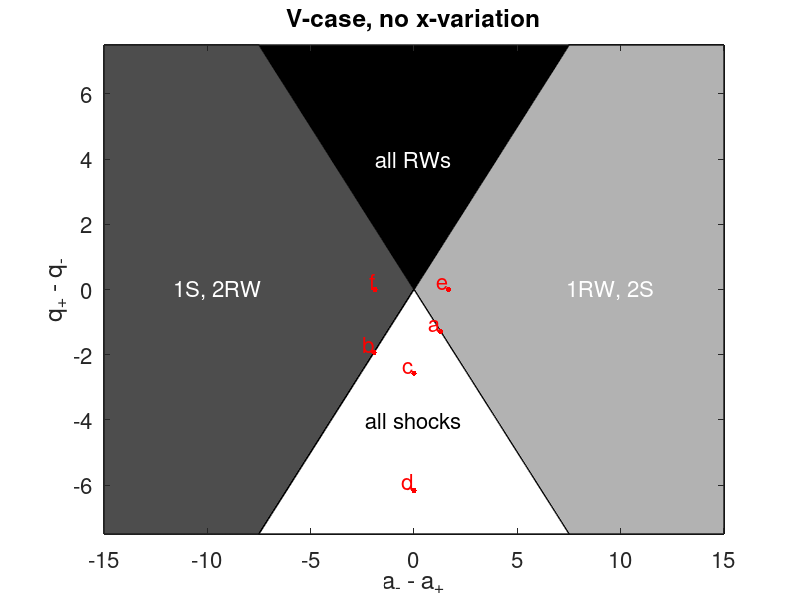
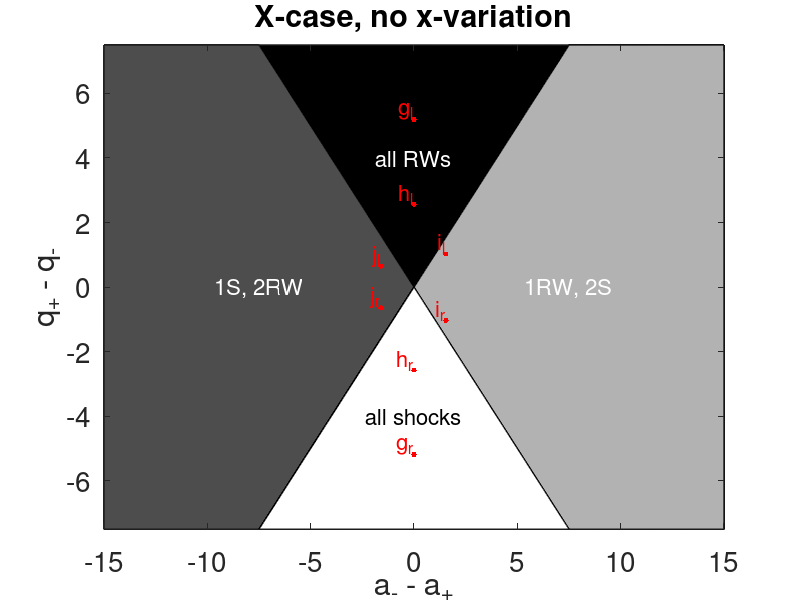

Write MATLAB code to recreate these figures, in order.

% kcase.a = [-3/4 -3/4 1/4 5/4];

%% Values from Kodama's paper
klabel = [{'a'}, {'b'}, {'c'}, {'d'}, {'e'}, {'f'},...
          {'g_l'}, {'g_r'}, {'h_l'}, {'h_r'}, {'i_l'}, {'i_r'}, {'j_l'}, {'j_r'}];
Am     = 2*ones(size(klabel));
Ap     = [1/2 49/8 2   2  1/4 6 ...
            2   2   2   2   8/25    8/25    169/32  169/32];
Qm     = [1/2  3/4 1 12/5  0  0 ...
          -2.02 2.02  -1  1  -2/5   2/5     -1/4       1/4];
Qp     = -Qm;

%% Transformation to our version
am = Am*6^(2/3);
ap = Ap*6^(2/3);
qm = Qm*(3/sqrt(2))^(1/3);
qp = Qp*(3/sqrt(2))^(1/3);

%% Check for which case we're in
da = sqrt(am) - sqrt(ap);
dq = qp - qm;

avec = linspace(-15,15,1000);
qvec = linspace(-15/2,15/2,1000);
[AV,QV] = meshgrid(avec,qvec);

vinds = 1:6;
xinds = 7:length(klabel);

fsize = 16;
msize = 12;

fh = figure(1); clf; set(gcf,'Color','White');
    contourf(AV,QV,(-(AV<=QV) - 1/2*(AV>=-QV)));
    set(gca,'fontsize',fsize);
    colormap(gray);
%     colorbar;
    hold on;
    title(['V-case, no x-variation']);
    xlabel(['a_- - a_+']);
    ylabel(['q_+ - q_-']);
        text([-19/2,0,0,19/2],[0,-4,4,0],...
        [{'1S, 2RW'},{'all shocks'},{'all RWs'},{'1RW, 2S'}],...
        'Color','w','fontsize',fsize,'HorizontalAlignment','center');
    text(0,-4,'all shocks','fontsize',fsize,'HorizontalAlignment','center');
    offset = ((-1).^mod(1:length(klabel),2))*2;
    plot(da(vinds),dq(vinds),'r.','MarkerSize',msize);
    text(da(vinds),dq(vinds),klabel(vinds),'Color','r','fontsize',fsize,'HorizontalAlignment','right',...
            'VerticalAlignment','bottom');
    drawnow;
    
print('kodama_v','-dpng');


fh = figure(2); clf; set(gcf,'Color','White');
    contourf(AV,QV,(-(AV<=QV) - 1/2*(AV>=-QV)));
    set(gca,'fontsize',20);
    colormap(gray);
%     colorbar;
    hold on;
    title(['X-case, no x-variation']);
    xlabel(['a_- - a_+']);
    ylabel(['q_+ - q_-']);
        text([-15/2,0,0,15/2],[0,-4,4,0],...
        [{'1S, 2RW'},{'all shocks'},{'all RWs'},{'1RW, 2S'}],...
        'Color','w','fontsize',fsize,'HorizontalAlignment','center');
    text(0,-4,'all shocks','fontsize',fsize,'HorizontalAlignment','center');
    offset = ((-1).^mod(1:length(klabel),2))*2;
    plot(da(xinds),dq(xinds),'r.','MarkerSize',msize);
    text(da(xinds),dq(xinds),klabel(xinds),'Color','r','fontsize',fsize,'HorizontalAlignment','right',...
            'VerticalAlignment','bottom');
    drawnow;
    
print('kodama_x','-dpng');
